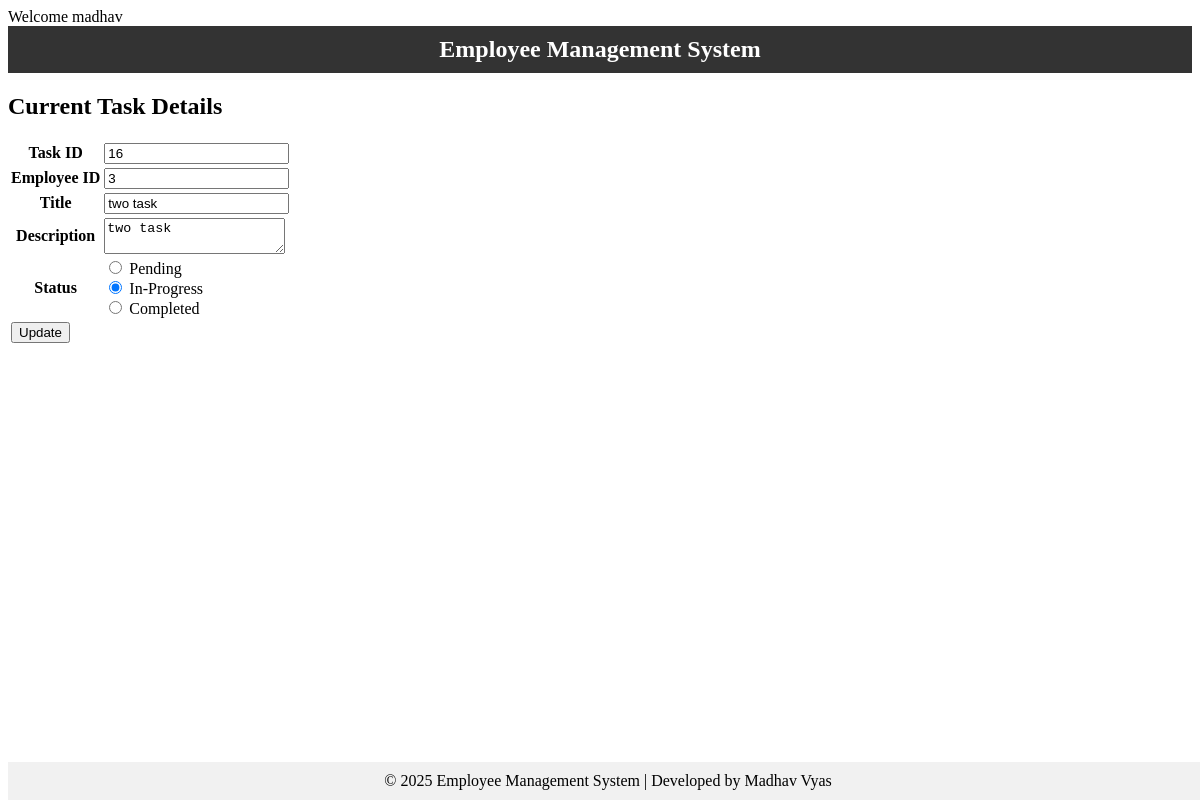
The page /view/empedittask.php?id=16 (signed in) on the database as committed earlier.
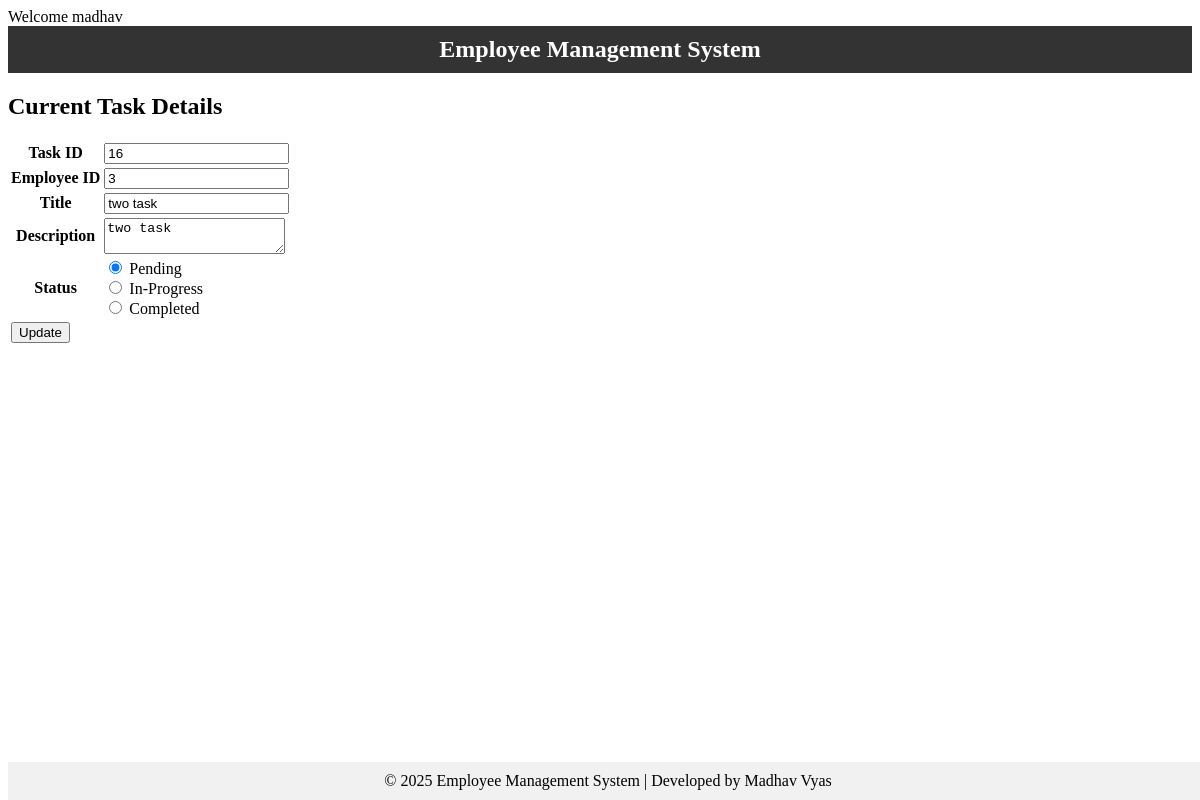
The same page on the database as committed later.
### tables this page shows
CREATE TABLE `task` (
  `task_id` int(11) NOT NULL,
  `emp_id` varchar(100) NOT NULL,
  `title` text NOT NULL,
  `description` text NOT NULL,
  `status` text NOT NULL
);

### model/usermodel.php (called while the page is built, shortened)
<?php
class UserModel
{
    private $conn;
    public function __construct($conn)
    {
        $this->conn = $conn;
    }
    public function getTaskById($id)
    {
        $sql = "SELECT * FROM task WHERE task_id = '$id'";
        $result = $this->conn->query($sql);
        return $result->fetch_assoc();
    }
}

### view/empedittask.php (the view, shortened to what this page needs)
<?php
require_once '../model/UserModel.php';
require_once '../config/db.php';
require_once 'header.php';
$model = new UserModel($conn);
$task = null;
if ($_SERVER['REQUEST_METHOD'] === 'GET' && isset($_GET['id'])) {
    $id = $_GET['id'];
    $task = $model->getTaskById($id);
}
?>
<!DOCTYPE html>
<html lang="en">
<head>
</head>
<body>
    <h2>Current Task Details</h2>
    <?php if ($task) : ?>
        <form method="POST">
            <table>
                <tr>
                    <th>Task ID</th>
                    <td><input type="text" name="task_id" value="<?= $task['task_id'] ?>" readonly></td>
                </tr>
                <tr>
                    <th>Employee ID</th>
                    <td><input type="text" name="emp_id" value="<?= $task['emp_id'] ?>" readonly></td>
                </tr>
                <tr>
                    <th>Title</th>
                    <td><input type="text" name="title" value="<?= $task['title'] ?>" readonly></td>
                </tr>
                <tr>
                    <th>Description</th>
                    <td><textarea name="description" readonly><?= $task['description'] ?></textarea></td>
                </tr>
                <tr>
                    <th>Status</th>
                    <td>
                        <input type="radio" name="status" value="pending" <?= ($task['status'] === 'pending') ? 'checked' : '' ?>> Pending<br>
                        <input type="radio" name="status" value="in-progress" <?= ($task['status'] === 'in-progress') ? 'checked' : '' ?>> In-Progress<br>
                        <input type="radio" name="status" value="completed" <?= ($task['status'] === 'completed') ? 'checked' : '' ?>> Completed<br>
                    </td>
                </tr>
                <tr>
                    <td colspan="2"><input type="submit" name="submit" value="Update"></td>
                </tr>
            </table>
        </form>
    <?php else : ?>
        <p>Task not found!</p>
    <?php endif; ?>
</body>
</html>
<?php
require_once 'footer.php';

Rows that differ between the two databases and show on the page:
changed task "two task": status "☐" → "☑"; status "☑" → "☐"
